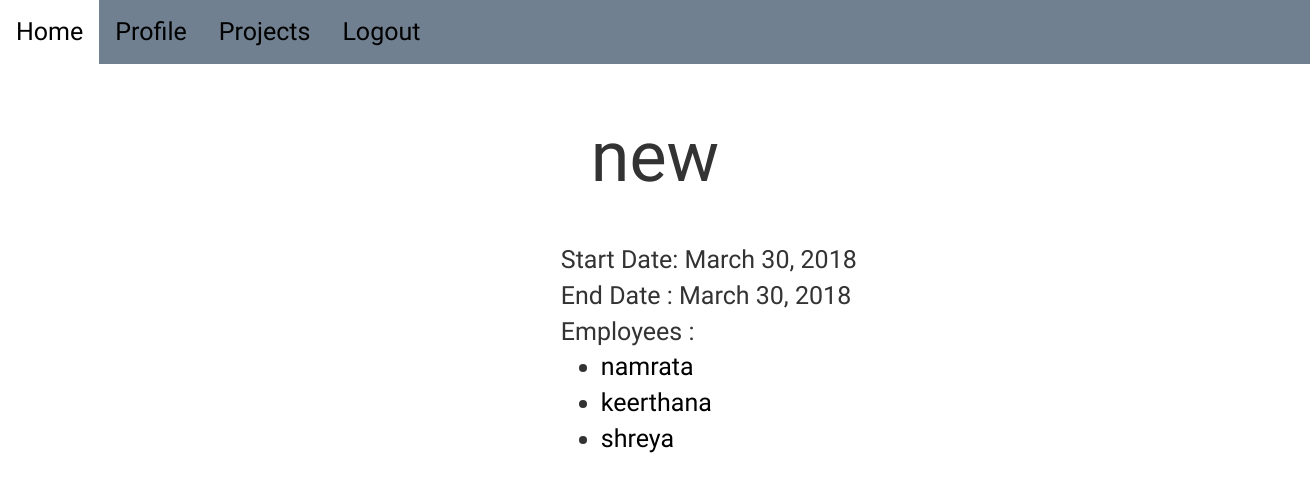
/project/4/, run on the app's committed database.
### project/models.py (models this page shows, shortened)
class project(models.Model):
	project_name = models.CharField(max_length=100)
	start_date = models.DateField(default=datetime.date.today)
	end_date = models.DateField(default=datetime.date.today)
	employee = models.ManyToManyField(Profile, blank = True, null = True)

### index/models.py (models this page shows, shortened)
class Profile(models.Model):
    user = models.OneToOneField(User, on_delete=models.CASCADE)
    bio = models.TextField(max_length=500, blank=True)
    location = models.CharField(max_length=30, blank=True)
    birth_date = models.DateField(null=True, blank=True)
    email_id = models.CharField(max_length=500,blank=False)

### project/views.py (the view)
# urls.py: url(r'^(?P<pk>[0-9]+)/$',views.details,name="det"),
def details(request,pk):
	detail = project.objects.get(pk=pk)
	return render(request,'details.html',{'detail' : detail})

### project/templates/details.html
{% extends 'nav.html' %}
{% block content %}
<br>
<h2>{{detail.project_name}}</h2><br>
<div class="col-sm-offset-5 col-sm-8">
Start Date: {{detail.start_date}}<br>
End Date : {{detail.end_date}}<br>
Employees :<br>
	<ul>
		{% for y in detail.employee.all %}
			<li><a href="/profile/{{y.user.id}}" >{{y.user.username}}</a></li>
		{% endfor %}
	</ul>
</div>
{% endblock %}

### index/static/stylesheets/nav.css (style rules this page uses)
body { font-family: 'Source Sans Pro', sans-serif; background-image: url(https://www.xmple.com/wallpaper/linear-gradient-cyan-brown-highlight-1920x1080-c2-344b47-fff8dc-l-67-a-225-f-21.svg); background-repeat: no-repeat; background-position: center; max-width:100%; max-height: 100%; position: relative; background-size: 800% 800%; font-size: 25px; }
a { color: black; }
h2 { text-align: center; position: center; font-size: 70px; }

### data on the page
project: project_name "new", start_date "March 30, 2018", end_date "March 30, 2018"
Profile: user.username "namrata"
Profile: user.username "keerthana"
Profile: user.username "shreya"
